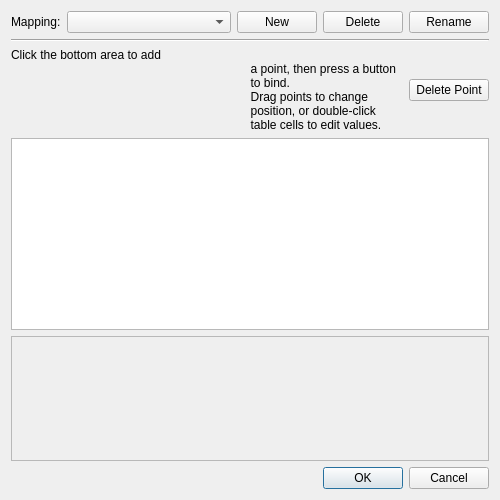
<?xml version="1.0" encoding="UTF-8"?>
<ui version="4.0">
        <class>ConfigureTouchFromButton</class>
        <widget class="QDialog" name="ConfigureTouchFromButton">
                <property name="geometry">
                        <rect>
                                <x>0</x>
                                <y>0</y>
                                <width>500</width>
                                <height>500</height>
                        </rect>
                </property>
                <property name="windowTitle">
                        <string>Configure Touchscreen Mappings</string>
                </property>
                <layout class="QVBoxLayout">
                        <item>
                                <layout class="QHBoxLayout" name="horizontalLayout">
                                        <item>
                                                <widget class="QLabel" name="label">
                                                        <property name="text">
                                                                <string>Mapping:</string>
                                                        </property>
                                                        <property name="textFormat">
                                                                <enum>Qt::PlainText</enum>
                                                        </property>
                                                </widget>
                                        </item>
                                        <item>
                                                <widget class="QComboBox" name="mapping">
                                                        <property name="sizePolicy">
                                                                <sizepolicy
                                                                        hsizetype="MinimumExpanding"
                                                                        vsizetype="Fixed">
                                                                        <horstretch>0</horstretch>
                                                                        <verstretch>0</verstretch>
                                                                </sizepolicy>
                                                        </property>
                                                </widget>
                                        </item>
                                        <item>
                                                <widget class="QPushButton" name="button_new">
                                                        <property name="sizePolicy">
                                                                <sizepolicy hsizetype="Maximum"
                                                                        vsizetype="Fixed">
                                                                        <horstretch>0</horstretch>
                                                                        <verstretch>0</verstretch>
                                                                </sizepolicy>
                                                        </property>
                                                        <property name="text">
                                                                <string>New</string>
                                                        </property>
                                                </widget>
                                        </item>
                                        <item>
                                                <widget class="QPushButton" name="button_delete">
                                                        <property name="sizePolicy">
                                                                <sizepolicy hsizetype="Maximum"
                                                                        vsizetype="Fixed">
                                                                        <horstretch>0</horstretch>
                                                                        <verstretch>0</verstretch>
                                                                </sizepolicy>
                                                        </property>
                                                        <property name="text">
                                                                <string>Delete</string>
                                                        </property>
                                                </widget>
                                        </item>
                                        <item>
                                                <widget class="QPushButton" name="button_rename">
                                                        <property name="sizePolicy">
                                                                <sizepolicy hsizetype="Maximum"
                                                                        vsizetype="Fixed">
                                                                        <horstretch>0</horstretch>
                                                                        <verstretch>0</verstretch>
                                                                </sizepolicy>
                                                        </property>
                                                        <property name="text">
                                                                <string>Rename</string>
                                                        </property>
                                                </widget>
                                        </item>
                                </layout>
                        </item>
                        <item>
                                <widget class="Line" name="line">
                                        <property name="orientation">
                                                <enum>Qt::Horizontal</enum>
                                        </property>
                                </widget>
                        </item>
                        <item>
                                <layout class="QHBoxLayout" name="horizontalLayout_2">
                                        <item>
                                                <widget class="QLabel" name="label_2">
                                                        <property name="text">
                                                                <string>Click the bottom area to add
                                                                        a point, then press a button
                                                                        to bind.
                                                                        Drag points to change
                                                                        position, or double-click
                                                                        table cells to edit values.</string>
                                                        </property>
                                                        <property name="textFormat">
                                                                <enum>Qt::PlainText</enum>
                                                        </property>
                                                </widget>
                                        </item>
                                        <item>
                                                <spacer name="horizontalSpacer">
                                                        <property name="orientation">
                                                                <enum>Qt::Horizontal</enum>
                                                        </property>
                                                        <property name="sizeHint" stdset="0">
                                                                <size>
                                                                        <width>40</width>
                                                                        <height>20</height>
                                                                </size>
                                                        </property>
                                                </spacer>
                                        </item>
                                        <item>
                                                <widget class="QPushButton"
                                                        name="button_delete_bind">
                                                        <property name="text">
                                                                <string>Delete Point</string>
                                                        </property>
                                                </widget>
                                        </item>
                                </layout>
                        </item>
                        <item>
                                <widget class="QTreeView" name="binding_list">
                                        <property name="sizePolicy">
                                                <sizepolicy hsizetype="Expanding"
                                                        vsizetype="Expanding">
                                                        <horstretch>0</horstretch>
                                                        <verstretch>0</verstretch>
                                                </sizepolicy>
                                        </property>
                                        <property name="rootIsDecorated">
                                                <bool>false</bool>
                                        </property>
                                        <property name="uniformRowHeights">
                                                <bool>true</bool>
                                        </property>
                                        <property name="itemsExpandable">
                                                <bool>false</bool>
                                        </property>
                                </widget>
                        </item>
                        <item>
                                <widget class="TouchScreenPreview" name="bottom_screen">
                                        <property name="sizePolicy">
                                                <sizepolicy hsizetype="Expanding"
                                                        vsizetype="Expanding">
                                                        <horstretch>0</horstretch>
                                                        <verstretch>0</verstretch>
                                                </sizepolicy>
                                        </property>
                                        <property name="minimumSize">
                                                <size>
                                                        <width>160</width>
                                                        <height>120</height>
                                                </size>
                                        </property>
                                        <property name="baseSize">
                                                <size>
                                                        <width>320</width>
                                                        <height>240</height>
                                                </size>
                                        </property>
                                        <property name="cursor">
                                                <cursorShape>CrossCursor</cursorShape>
                                        </property>
                                        <property name="mouseTracking">
                                                <bool>true</bool>
                                        </property>
                                        <property name="autoFillBackground">
                                                <bool>true</bool>
                                        </property>
                                        <property name="frameShape">
                                                <enum>QFrame::StyledPanel</enum>
                                        </property>
                                        <property name="frameShadow">
                                                <enum>QFrame::Sunken</enum>
                                        </property>
                                </widget>
                        </item>
                        <item>
                                <layout class="QHBoxLayout" name="horizontalLayout_3">
                                        <item>
                                                <widget class="QLabel" name="coord_label">
                                                        <property name="sizePolicy">
                                                                <sizepolicy hsizetype="Expanding"
                                                                        vsizetype="Preferred">
                                                                        <horstretch>0</horstretch>
                                                                        <verstretch>0</verstretch>
                                                                </sizepolicy>
                                                        </property>
                                                        <property name="textFormat">
                                                                <enum>Qt::PlainText</enum>
                                                        </property>
                                                </widget>
                                        </item>
                                        <item>
                                                <widget class="QDialogButtonBox" name="buttonBox">
                                                        <property name="standardButtons">
                                                                <set>
                                                                        QDialogButtonBox::Cancel|QDialogButtonBox::Ok</set>
                                                        </property>
                                                </widget>
                                        </item>
                                </layout>
                        </item>
                </layout>
        </widget>
        <customwidgets>
                <customwidget>
                        <class>TouchScreenPreview</class>
                        <extends>QFrame</extends>
                        <header>sumi/configuration/configure_touch_widget.h</header>
                        <container>1</container>
                </customwidget>
        </customwidgets>
        <resources />
        <connections>
                <connection>
                        <sender>buttonBox</sender>
                        <signal>rejected()</signal>
                        <receiver>ConfigureTouchFromButton</receiver>
                        <slot>reject()</slot>
                </connection>
        </connections>
</ui>
